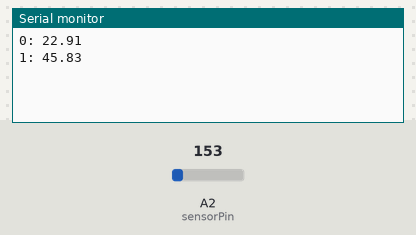
A sketch run on a simulated Arduino Uno, built with avr-gcc and run on an emulated ATmega328P. On the bench: the last lines printed to the serial monitor. Wiring (inferred from the names in the program): 24Cxx EEPROM at I2C address 0x50. The test bench sets the inputs (shaded band); at power-on: A2 (sensorPin) = 153. EEPROM starts erased.

Above: at 1.8 s.
1.9 s: A2 (sensorPin) set to 165
At 2.4 s:
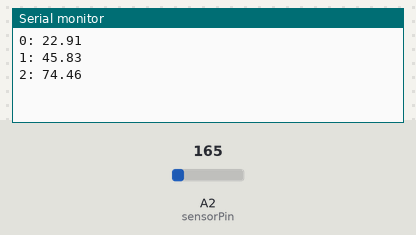
3.4 s: A2 (sensorPin) set to 175
At 4.8 s:
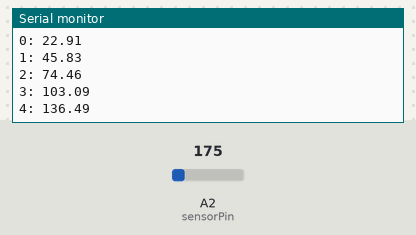
Timing chart, 0 to 6.4 s (numbered marks = the images above; inputs shaded):
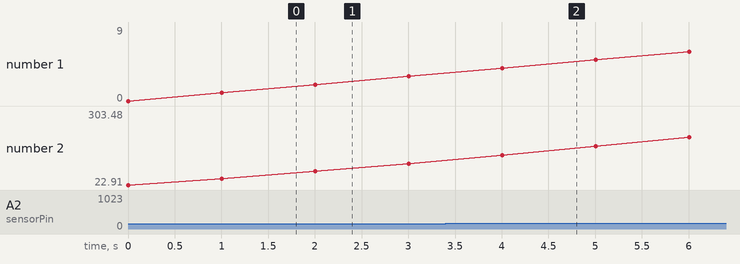

The sketch:

TMP36_Temperature_Logger.pde
```cpp
//TMP36 Pin Variables
int sensorPin = 2; //the analog pin the TMP36's Vout (sense) pin is connected to
                        //the resolution is 10 mV / degree centigrade with a
                        //500 mV offset to allow for negative temperatures

/*
 * setup() - this function runs once when you turn your Arduino on
 * We initialize the serial connection with the computer
 */
float tmpC = 0.0;
int avg = 1;
int logs = 10;  //number of times to collect data before averaging
int addr = 1; //starting address of the EEPROM
int temp = 0;
//the address of the device is actually 0x50 (or 80 in binary) or 101000 because all my address pins are pulled to ground


//Begin EEPROM code

#include <Wire.h>

void i2c_eeprom_write_byte( int deviceaddress, unsigned int eeaddress, byte data ) {
  int rdata = data;
  Wire.beginTransmission(deviceaddress);
  Wire.send((int)(eeaddress >> 8)); // MSB
  Wire.send((int)(eeaddress & 0xFF)); // LSB
  Wire.send(rdata);
  Wire.endTransmission();
}

// WARNING: address is a page address, 6-bit end will wrap around
// also, data can be maximum of about 30 bytes, because the Wire library has a buffer of 32 bytes
void i2c_eeprom_write_page( int deviceaddress, unsigned int eeaddresspage, byte* data, byte length ) {
  Wire.beginTransmission(deviceaddress);
  Wire.send((int)(eeaddresspage >> 8)); // MSB
  Wire.send((int)(eeaddresspage & 0xFF)); // LSB
  byte c;
  for ( c = 0; c < length; c++)
    Wire.send(data[c]);
  Wire.endTransmission();
}

byte i2c_eeprom_read_byte( int deviceaddress, unsigned int eeaddress ) {
  byte rdata = 0xFF;
  Wire.beginTransmission(deviceaddress);
  Wire.send((int)(eeaddress >> 8)); // MSB
  Wire.send((int)(eeaddress & 0xFF)); // LSB
  Wire.endTransmission();
  Wire.requestFrom(deviceaddress,1);
  if (Wire.available()) rdata = Wire.receive();
  return rdata;
}

// maybe let's not read more than 30 or 32 bytes at a time!
void i2c_eeprom_read_buffer( int deviceaddress, unsigned int eeaddress, byte *buffer, int length ) {
  Wire.beginTransmission(deviceaddress);
  Wire.send((int)(eeaddress >> 8)); // MSB
  Wire.send((int)(eeaddress & 0xFF)); // LSB
  Wire.endTransmission();
  Wire.requestFrom(deviceaddress,length);
  int c = 0;
  for ( c = 0; c < length; c++ )
    if (Wire.available()) buffer[c] = Wire.receive();
}


//End EEPROM code


void setup()
{
  Serial.begin(9600);  //Start the serial connection with the computer
                       //to view the result open the serial monitor
  Wire.begin();
}

void loop()                     // run over and over again
{

for(avg = 0; avg < logs; avg++){

 //getting the voltage reading from the temperature sensor
 int reading = analogRead(sensorPin);

 // converting that reading to voltage, for 3.3v arduino use 3.3
 float voltage = reading * 4.88 / 1024;

 // print out the voltage
 //Serial.print(voltage); Serial.println(" volts");

 // now print out the temperature
 float temperatureC = (voltage - 0.5) * 100 ;  //converting from 10 mv per degree wit 500 mV offset
                                               //to degrees ((volatge - 500mV) times 100)
 tmpC = tmpC + temperatureC;
 Serial.print(avg); Serial.print(": ");
 Serial.println(tmpC);
 delay(1000);
}
if(avg = logs){

  Serial.print("Temperature Total is: ");
  Serial.println(tmpC);
  tmpC = tmpC / logs;


  Serial.println(avg);
 Serial.print(tmpC); Serial.println(" degress C");

  // now convert to Fahrenheight
 float temperatureF = (tmpC * 9 / 5) + 32;
 Serial.print(temperatureF); Serial.println(" degress F");


 //log the temperature to the EEPROM
 i2c_eeprom_write_byte( 0x50, addr, temperatureF );
 delay(10);

 //read back what was just logged to check that it went ok
 Serial.print("I just wrote to and read back the value ");
 temp = i2c_eeprom_read_byte( 0x50, addr );
 Serial.print(temp); Serial.print(" degrees F to the EEPROM at address "); Serial.println(addr);


 //increment the address to go to the next spot
 addr = addr++;


tmpC = 0;
avg = 1;

}                                    //waiting a second
}
```

Measured:
- after the input at 1.9 s, the serial monitor: prints a new line after 0.10 s (image 1)
- after the input at 3.4 s, the serial monitor: prints a new line after 0.60 s (image 2)
- plotted number 2: 45.83 → 103.09 after the input at 1.9 s, 103.09 → 33.4 after the input at 3.4 s
